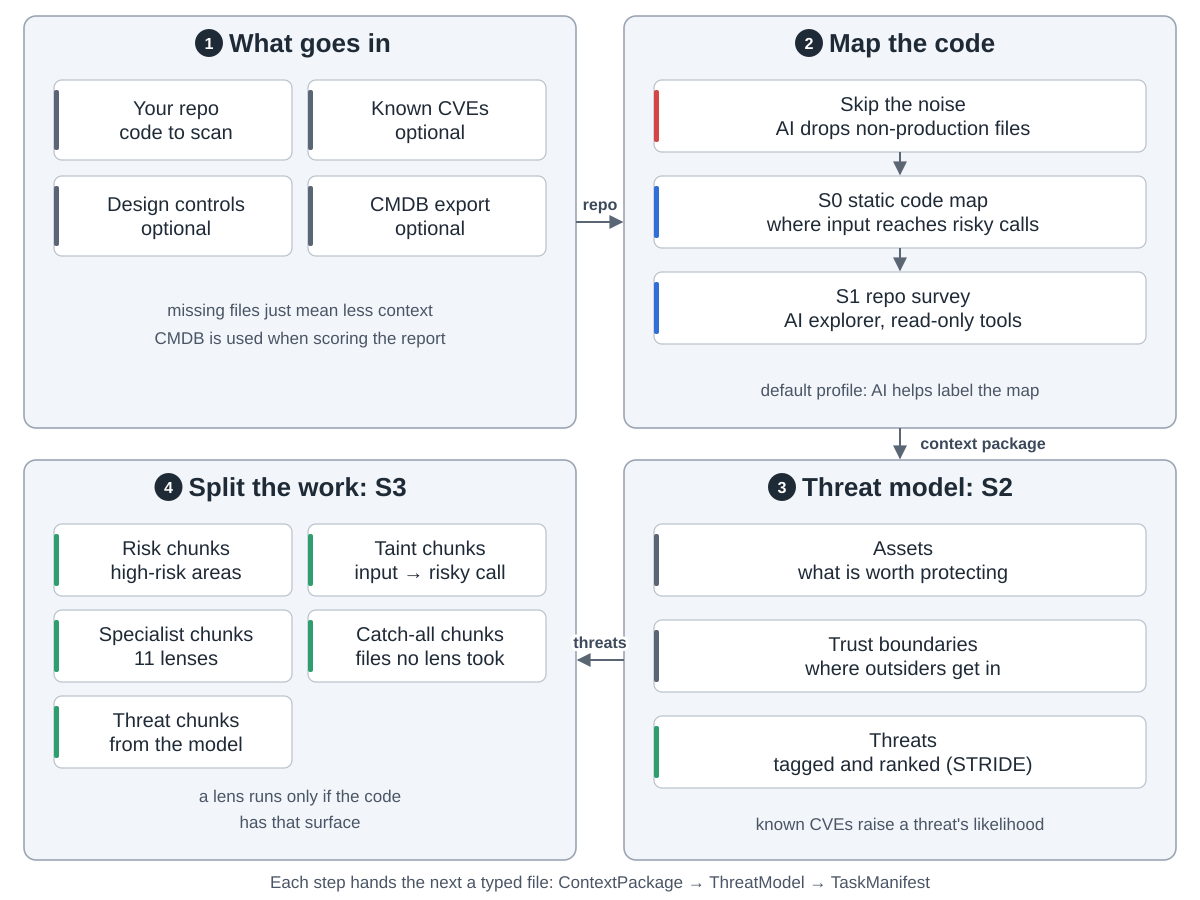

Write the Python code that produced this figure.
"""VVAH phase 1: find where to look (auto-exclude, S0-S3).  Drawn from the community fork
maximalfocus/visa-vulnerability-agentic-harness (docs/architecture.md, docs/features.md,
vvaharness/orchestrator/scan.py for stage order, vvaharness/pipeline/stages/s*.py, commit 1c292e3).
Run: python3 find.py

Snake order: 1 inputs (top left) -> 2 map the code (top right) -> 3 threat model (bottom right)
-> 4 split the work (bottom left)."""
import sys
from pathlib import Path

sys.path.insert(0, str(Path(__file__).resolve().parents[2] / "tools"))
from archdiagram import Diagram  # noqa: E402

L, R, W = 24, 624, 552
T1, H1 = 16, 412
T2, H2 = 460, 400


def col(x, top, cards, h=72, gap=24, arrows=True):
    """One column of wide cards, top to bottom, optionally joined by arrows."""
    for i, (lbl, kind) in enumerate(cards):
        y = top + 64 + i * (h + gap)
        d.card(x + 30, y, lbl, kind, w=492, h=h)
        if arrows and i:
            d.arrow(f"M{x + W / 2} {y - gap}V{y - 2}")


def grid(x, top, cards, h=80, gap=16, y0=64):
    """Two columns of cards, filled row by row."""
    for i, (lbl, kind) in enumerate(cards):
        d.card(x + 30 + (i % 2) * 254, top + y0 + (i // 2) * (h + gap), lbl, kind, w=238, h=h)


def handoffs(a, b, c, ya=T1 + 206, yc=T2 + 200):
    """Arrows between the four groups in snake order, with what each one carries."""
    if a:
        d.arrow(f"M{L + W} {ya}H{R - 2}", label=a, at=(600, ya - 12))
    if b:
        d.arrow(f"M{R + W / 2} {T1 + H1}V{T2 - 2}", label=b, at=(R + W / 2 + 14 + len(b) * 4.6, T1 + H1 + 21))
    if c:
        d.arrow(f"M{R} {yc}H{L + W + 2}", label=c, at=(600, yc - 12))

d = Diagram("VVAH phase 1: find where to look",
            "1 What goes in: your repo, plus optional files: known CVEs, design controls and a CMDB export. "
            "Missing files just mean less context; the CMDB is used when scoring the report. "
            "2 Map the code: an AI pass drops non-production files, S0 builds a static code map of where input "
            "reaches risky calls (in the default profile an AI helps label it), and S1 an AI explorer surveys the "
            "repo with read-only tools. "
            "3 Threat model, S2: assets worth protecting, trust boundaries where outsiders get in, and ranked "
            "threats; known CVEs raise a threat's likelihood. "
            "4 Split the work, S3: risk chunks, taint chunks, specialist chunks for 11 lenses, catch-all chunks "
            "for files no lens claimed, and threat chunks. A lens runs only when the code has that surface.")

d.group(L, T1, W, H1, "What goes in", 1)
grid(L, T1, [("Your repo|code to scan", "data"), ("Known CVEs|optional", "data"),
             ("Design controls|optional", "data"), ("CMDB export|optional", "data")])
d.note(L + W / 2, T1 + 300, "missing files just mean less context")
d.note(L + W / 2, T1 + 328, "CMDB is used when scoring the report")

d.group(R, T1, W, H1, "Map the code", 2)
col(R, T1, [("Skip the noise|AI drops non-production files", "review"),
            ("S0 static code map|where input reaches risky calls", "coding"),
            ("S1 repo survey|AI explorer, read-only tools", "coding")])
d.note(R + W / 2, T1 + 380, "default profile: AI helps label the map")

d.group(R, T2, W, H2, "Threat model: S2", 3)
col(R, T2, [("Assets|what is worth protecting", "data"),
            ("Trust boundaries|where outsiders get in", "data"),
            ("Threats|tagged and ranked (STRIDE)", "plan")], arrows=False)
d.note(R + W / 2, T2 + 370, "known CVEs raise a threat's likelihood")

d.group(L, T2, W, H2, "Split the work: S3", 4)
grid(L, T2, [("Risk chunks|high-risk areas", "plan"), ("Taint chunks|input → risky call", "plan"),
             ("Specialist chunks|11 lenses", "plan"), ("Catch-all chunks|files no lens took", "plan"),
             ("Threat chunks|from the model", "plan")], h=72, gap=14)
d.note(L + W / 2, T2 + 342, "a lens runs only if the code")
d.note(L + W / 2, T2 + 368, "has that surface")

handoffs("repo", "context package", "threats")
d.note(600, 888, "Each step hands the next a typed file: ContextPackage → ThreatModel → TaskManifest")

d.save(Path(__file__).with_name("find.svg"))
